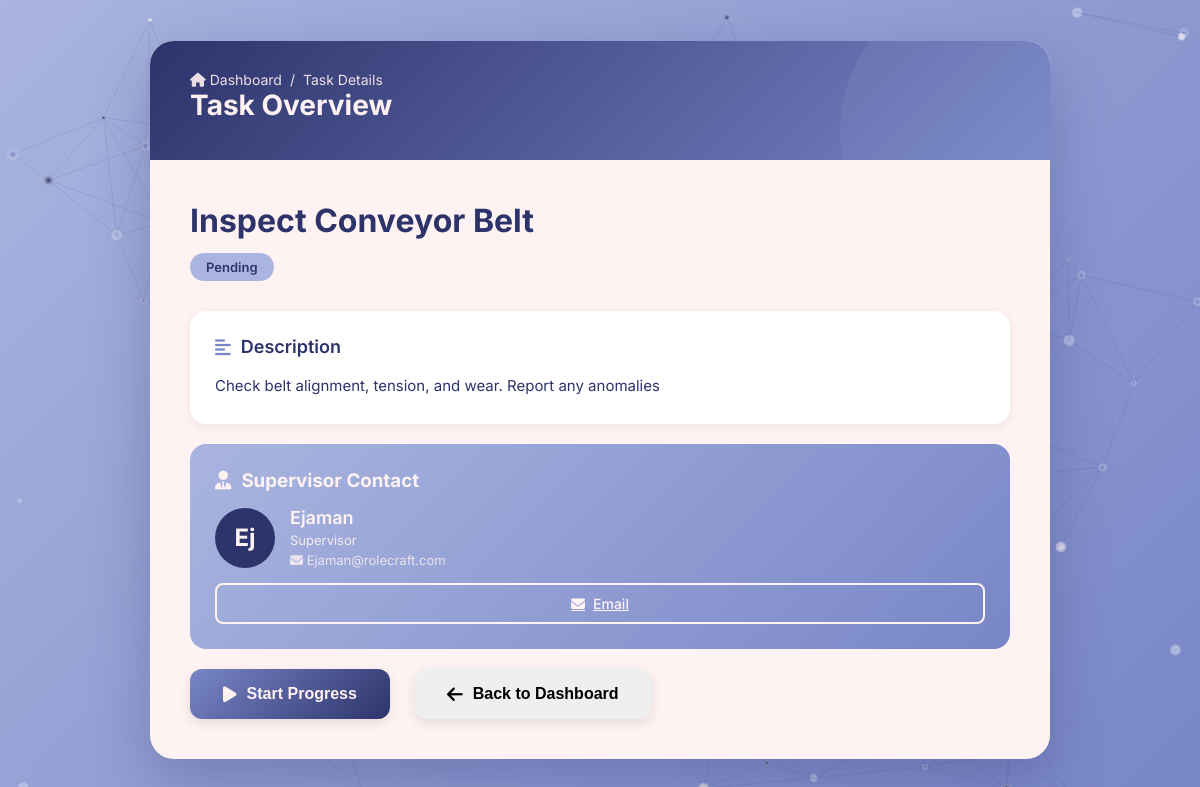
The app's page /worker/task/0 (signed in), older data.
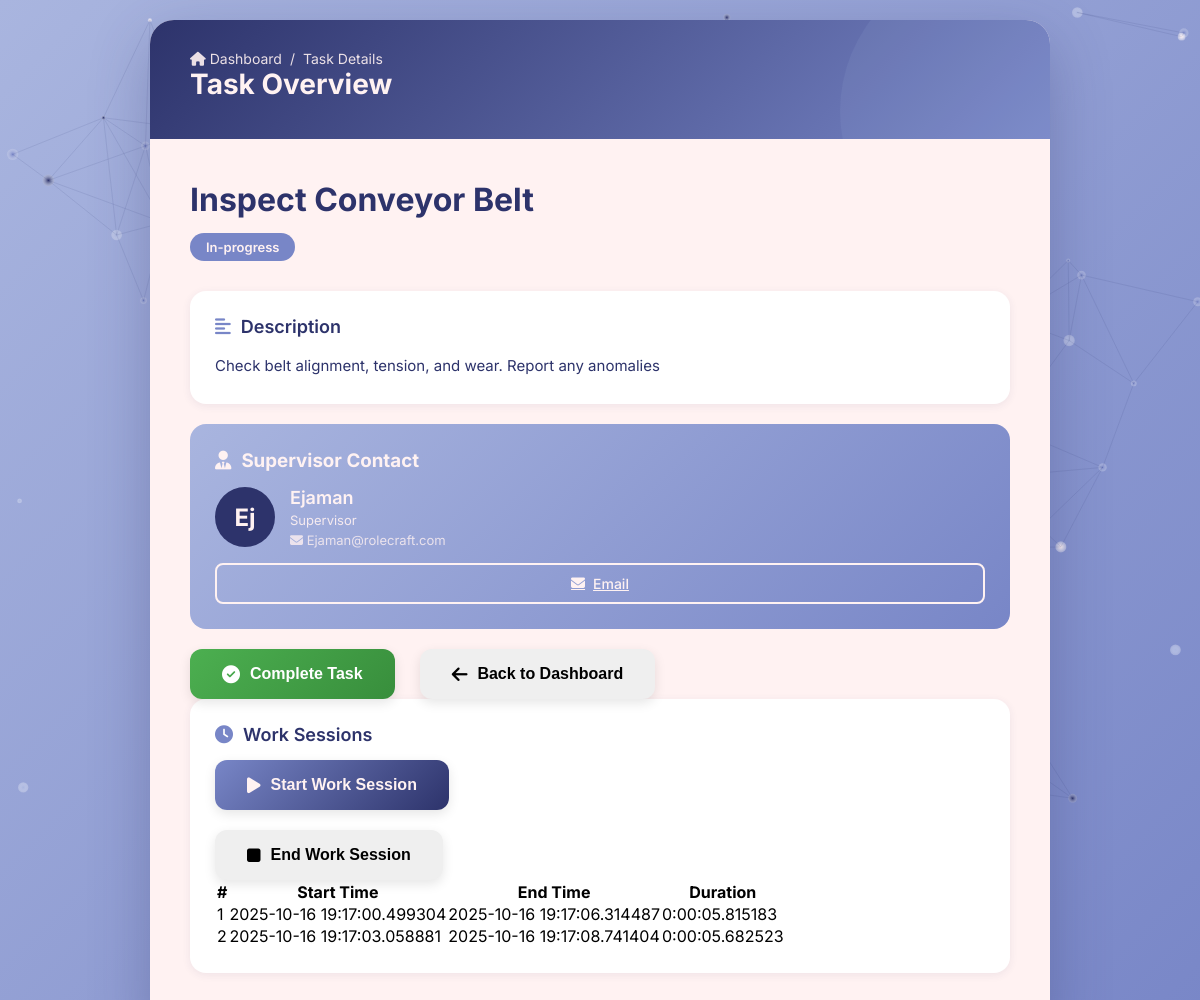
The same page, newer data.
### application/models.py (models this page shows, shortened)
class Task(db.Model):
    __tablename__ = "tasks"
    id = db.Column(db.Integer, primary_key=True)
    name = db.Column(db.String(150), nullable=False)
    description = db.Column(db.Text, nullable=True)
    status = db.Column(db.String(50), default="pending")
    assigned_worker_id = db.Column(db.Integer, db.ForeignKey("users.id"))
    created_by_supervisor_id = db.Column(db.Integer, db.ForeignKey("users.id"))
    assigned_worker = db.relationship("User", back_populates="tasks", foreign_keys=[assigned_worker_id])
    work_sessions = db.relationship("WorkSession", back_populates="task", cascade="all, delete-orphan")

class User(db.Model):
    __tablename__ = "users"
    id = db.Column(db.Integer, primary_key=True)
    emp_id = db.Column(db.String(50), unique=True, nullable=False)
    name = db.Column(db.String(100), nullable=False)
    email = db.Column(db.String(120), unique=True, nullable=False)
    password = db.Column(db.String(200), nullable=False)
    role = db.Column(db.String(50), nullable=False)
    tasks = db.relationship("Task", back_populates="assigned_worker", foreign_keys="Task.assigned_worker_id")
    assessments = db.relationship("Assessment", back_populates="worker", cascade="all, delete-orphan")
    machine_logs = db.relationship("MachineLog", back_populates="worker", cascade="all, delete-orphan")
    work_sessions = db.relationship("WorkSession", back_populates="worker", cascade="all, delete-orphan")

class WorkSession(db.Model):
    __tablename__ = "work_sessions"
    id = db.Column(db.Integer, primary_key=True)
    task_id = db.Column(db.Integer, db.ForeignKey("tasks.id"), nullable=False)
    worker_id = db.Column(db.Integer, db.ForeignKey("users.id"), nullable=False)
    start_time = db.Column(db.DateTime, default=datetime.utcnow, nullable=False)
    end_time = db.Column(db.DateTime, nullable=True)
    task = db.relationship("Task", back_populates="work_sessions")
    worker = db.relationship("User", back_populates="work_sessions")

### application/controllers.py (the view)
    @app.route("/worker/task/<int:task_id>")
    def task_details(task_id):
        if session.get("role") != "worker":
            flash("Unauthorized access.", "danger")
            return redirect(url_for("login"))
        task = Task.query.get_or_404(task_id)
        supervisor = User.query.get(task.created_by_supervisor_id) if task.created_by_supervisor_id else None
        worker = User.query.get(session.get("user_id"))
        work_sessions = WorkSession.query.filter_by(task_id=task.id, worker_id=worker.id).all()
        return render_template(
            "task_details.html",
            task=task,
            supervisor=supervisor,
            worker=worker,
            work_sessions=work_sessions
        )

### templates/task_details.html (shortened to what this page needs)
<!DOCTYPE html>
<html lang="en">
<head>
  <link rel="stylesheet" href="https://cdnjs.cloudflare.com/ajax/libs/font-awesome/6.4.0/css/all.min.css" />
  <link rel="stylesheet" href="/static/task_details.css" />
</head>
<body>
  <div class="container">
    <div class="header">
      <div class="breadcrumb">
        <a href="{{ url_for('worker_dashboard') }}"><i class="fas fa-home"></i> Dashboard</a>
        <span>/</span>
        <span>Task Details</span>
      </div>
      <h1>Task Overview</h1>
    </div>
    <div class="content">
      <div class="task-header">
        <h2 class="task-title">{{ task.name }}</h2>
        <div class="task-meta">
          <div class="meta-item">
            <span class="status-badge {{ task.status|default('pending')|lower }}">
              {{ task.status|capitalize }}
            </span>
          </div>
        </div>
      </div>
      <div class="card">
        <h3 class="card-title"><i class="fas fa-align-left"></i> Description</h3>
        <p class="task-description">{{ task.description or "No description provided." }}</p>
      </div>
      {% if supervisor %}
      <div class="supervisor-card">
        <h3 style="margin-bottom: 15px; display: flex; align-items: center; gap: 10px;">
          <i class="fas fa-user-tie"></i> Supervisor Contact
        </h3>
        <div class="supervisor-header">
          <div class="supervisor-avatar">{{ supervisor.name[0:2] }}</div>
          <div class="supervisor-info">
            <h3>{{ supervisor.name }}</h3>
            <p>Supervisor</p>
            <p style="opacity: 0.8; margin-top: 4px;">
              <i class="fas fa-envelope"></i> {{ supervisor.email }}
            </p>
          </div>
        </div>
        <div class="contact-buttons">
          <a href="mailto:{{ supervisor.email }}" class="contact-btn"><i class="fas fa-envelope"></i> Email</a>
        </div>
      </div>
      {% endif %}
      <div class="action-buttons">
        <form method="POST" action="{{ url_for('update_task_status', task_id=task.id) }}">
          {% if task.status|lower == "pending" %}
            <button type="submit" name="status" value="in-progress" class="btn btn-primary">
              <i class="fas fa-play"></i> Start Progress
            </button>
          {% elif task.status|lower == "in-progress" %}
            <button type="submit" name="status" value="completed" class="btn btn-success">
              <i class="fas fa-check-circle"></i> Complete Task
            </button>
          {% else %}
            <button class="btn btn-secondary" disabled>
              <i class="fas fa-check"></i> Completed
            </button>
          {% endif %}
        </form>
        <form method="GET" action="{{ url_for('worker_dashboard') }}" style="display:inline; margin-left:10px;">
          <button type="submit" class="btn btn-outline-secondary">
            <i class="fas fa-arrow-left"></i> Back to Dashboard
          </button>
        </form>
      </div>
      {% if task.status|lower == "in-progress" %}
      <div class="card">
        <h3 class="card-title"><i class="fas fa-clock"></i> Work Sessions</h3>
        <div class="session-buttons">
          <form method="POST" action="{{ url_for('start_session', task_id=task.id) }}" style="display:inline;">
            <button type="submit" class="btn btn-primary">
              <i class="fas fa-play"></i> Start Work Session
            </button>
          </form>
          <form method="POST" action="{{ url_for('end_session', task_id=task.id) }}" style="display:inline; margin-left:10px;">
            <button type="submit" class="btn btn-danger">
              <i class="fas fa-stop"></i> End Work Session
            </button>
          </form>
        </div>
        <table class="session-table">
          <thead>
            <tr>
              <th>#</th>
              <th>Start Time</th>
              <th>End Time</th>
              <th>Duration</th>
            </tr>
          </thead>
          <tbody>
            {% for session in work_sessions %}
            <tr>
              <td>{{ loop.index }}</td>
              <td>{{ session.start_time }}</td>
              <td>{{ session.end_time or "Ongoing" }}</td>
              <td>
                {% if session.end_time %}
                  {{ (session.end_time - session.start_time) }}
                {% else %}
                  In progress...
                {% endif %}
              </td>
            </tr>
            {% else %}
            <tr>
              <td colspan="4">No sessions recorded yet.</td>
            </tr>
            {% endfor %}
          </tbody>
        </table>
      </div>
      {% endif %}
    </div>
  </div>
</body>
</html>

### static/task_details.css (style rules this page uses)
* { margin: 0; padding: 0; box-sizing: border-box; }
body { font-family: 'Inter', sans-serif; background: linear-gradient(135deg, #A9B5DF 0%, #7886C7 100%); min-height: 100vh; padding: 20px; display: flex; justify-content: center; align-items: center; position: relative; overflow-x: hidden; }
.container { max-width: 900px; width: 100%; background: #FFF2F2; border-radius: 24px; box-shadow: 0 20px 60px rgba(45, 51, 107, 0.3); overflow: hidden; animation: slideUp 0.6s ease-out; }
.header { background: linear-gradient(135deg, #2D336B 0%, #7886C7 100%); padding: 30px 40px; color: #FFF2F2; position: relative; overflow: hidden; }
.header::before { content: ''; position: absolute; top: -50%; right: -10%; width: 300px; height: 300px; background: rgba(169, 181, 223, 0.1); border-radius: 50%; }
.header h1 { font-size: 28px; font-weight: 700; margin-bottom: 8px; position: relative; z-index: 1; }
.header .breadcrumb { display: flex; align-items: center; gap: 8px; font-size: 14px; opacity: 0.9; position: relative; z-index: 1; }
.breadcrumb a { color: #FFF2F2; text-decoration: none; transition: opacity 0.3s; }
.content { padding: 40px; }
.task-header { margin-bottom: 30px; }
.task-title { font-size: 32px; font-weight: 700; color: #2D336B; margin-bottom: 12px; line-height: 1.3; }
.task-meta { display: flex; gap: 20px; flex-wrap: wrap; }
.meta-item { display: flex; align-items: center; gap: 8px; color: #7886C7; font-size: 14px; font-weight: 500; }
.status-badge { display: inline-block; padding: 6px 16px; border-radius: 20px; font-size: 13px; font-weight: 600; background: #A9B5DF; color: #2D336B; }
.status-badge.in-progress { background: #7886C7; color: #FFF2F2; }
.card { background: white; border-radius: 16px; padding: 25px; margin-bottom: 20px; box-shadow: 0 2px 8px rgba(45, 51, 107, 0.08); transition: transform 0.3s, box-shadow 0.3s; }
.card-title { font-size: 18px; font-weight: 600; color: #2D336B; margin-bottom: 15px; display: flex; align-items: center; gap: 10px; }
.card-title i { color: #7886C7; }
.task-description { color: #2D336B; line-height: 1.8; font-size: 15px; }
.supervisor-card { background: linear-gradient(135deg, #A9B5DF 0%, #7886C7 100%); border-radius: 16px; padding: 25px; margin-bottom: 20px; color: #FFF2F2; }
.supervisor-header { display: flex; align-items: center; gap: 15px; margin-bottom: 15px; }
.supervisor-avatar { width: 60px; height: 60px; border-radius: 50%; background: #2D336B; display: flex; align-items: center; justify-content: center; font-size: 24px; font-weight: 700; color: #FFF2F2; }
.supervisor-info h3 { font-size: 18px; font-weight: 600; margin-bottom: 4px; }
.supervisor-info p { font-size: 13px; opacity: 0.9; }
.contact-buttons { display: flex; gap: 10px; }
.contact-btn { flex: 1; padding: 10px; border: 2px solid #FFF2F2; background: transparent; color: #FFF2F2; border-radius: 8px; font-size: 14px; font-weight: 500; cursor: pointer; transition: all 0.3s; display: flex; align-items: center; justify-content: center; gap: 8px; }
.action-buttons { display: flex; gap: 15px; flex-wrap: wrap; }
.btn { flex: 1; min-width: 200px; padding: 16px 32px; border: none; border-radius: 12px; font-size: 16px; font-weight: 600; cursor: pointer; transition: all 0.3s; display: flex; align-items: center; justify-content: center; gap: 10px; box-shadow: 0 4px 12px rgba(0, 0, 0, 0.1); }
.btn-primary { background: linear-gradient(135deg, #7886C7 0%, #2D336B 100%); color: #FFF2F2; }
.btn-success { background: linear-gradient(135deg, #4CAF50 0%, #388E3C 100%); color: white; }
.btn i { font-size: 18px; }
.header { background: linear-gradient(135deg, #2D336B 0%, #7886C7 100%); padding: 30px 40px; color: #FFF2F2; position: relative; overflow: hidden; animation: fadeIn 1s ease-in; }
.content > * { animation: fadeInUp 0.7s ease forwards; }
.card, .progress-section, .notes-section, .supervisor-card, .action-buttons { animation: fadeInUp 0.7s ease; }
.card, .notes-section, .progress-section, .supervisor-card { transition: transform 0.3s ease, box-shadow 0.3s ease; }
.supervisor-avatar { animation: float 3s ease-in-out infinite; }
.btn { transition: all 0.3s ease, box-shadow 0.3s ease; }

Row changes from the older to the newer data that the page shows:
changed Task "Inspect Conveyor Belt": status "Pending" → "In-progress"
added WorkSession: start_time "2025-10-16 19:17:00.499304", end_time "2025-10-16 19:17:06.314487", (session.end_time-session.start_time) "0:00:05.815183"
added WorkSession: start_time "2025-10-16 19:17:03.058881", end_time "2025-10-16 19:17:08.741404", (session.end_time-session.start_time) "0:00:05.682523"
Text that changed along with them:
text no longer shown: "Start Progress"
text now shown: "Complete Task Work Sessions Start Work Session End Work Session # Start Time End Time Duration"
